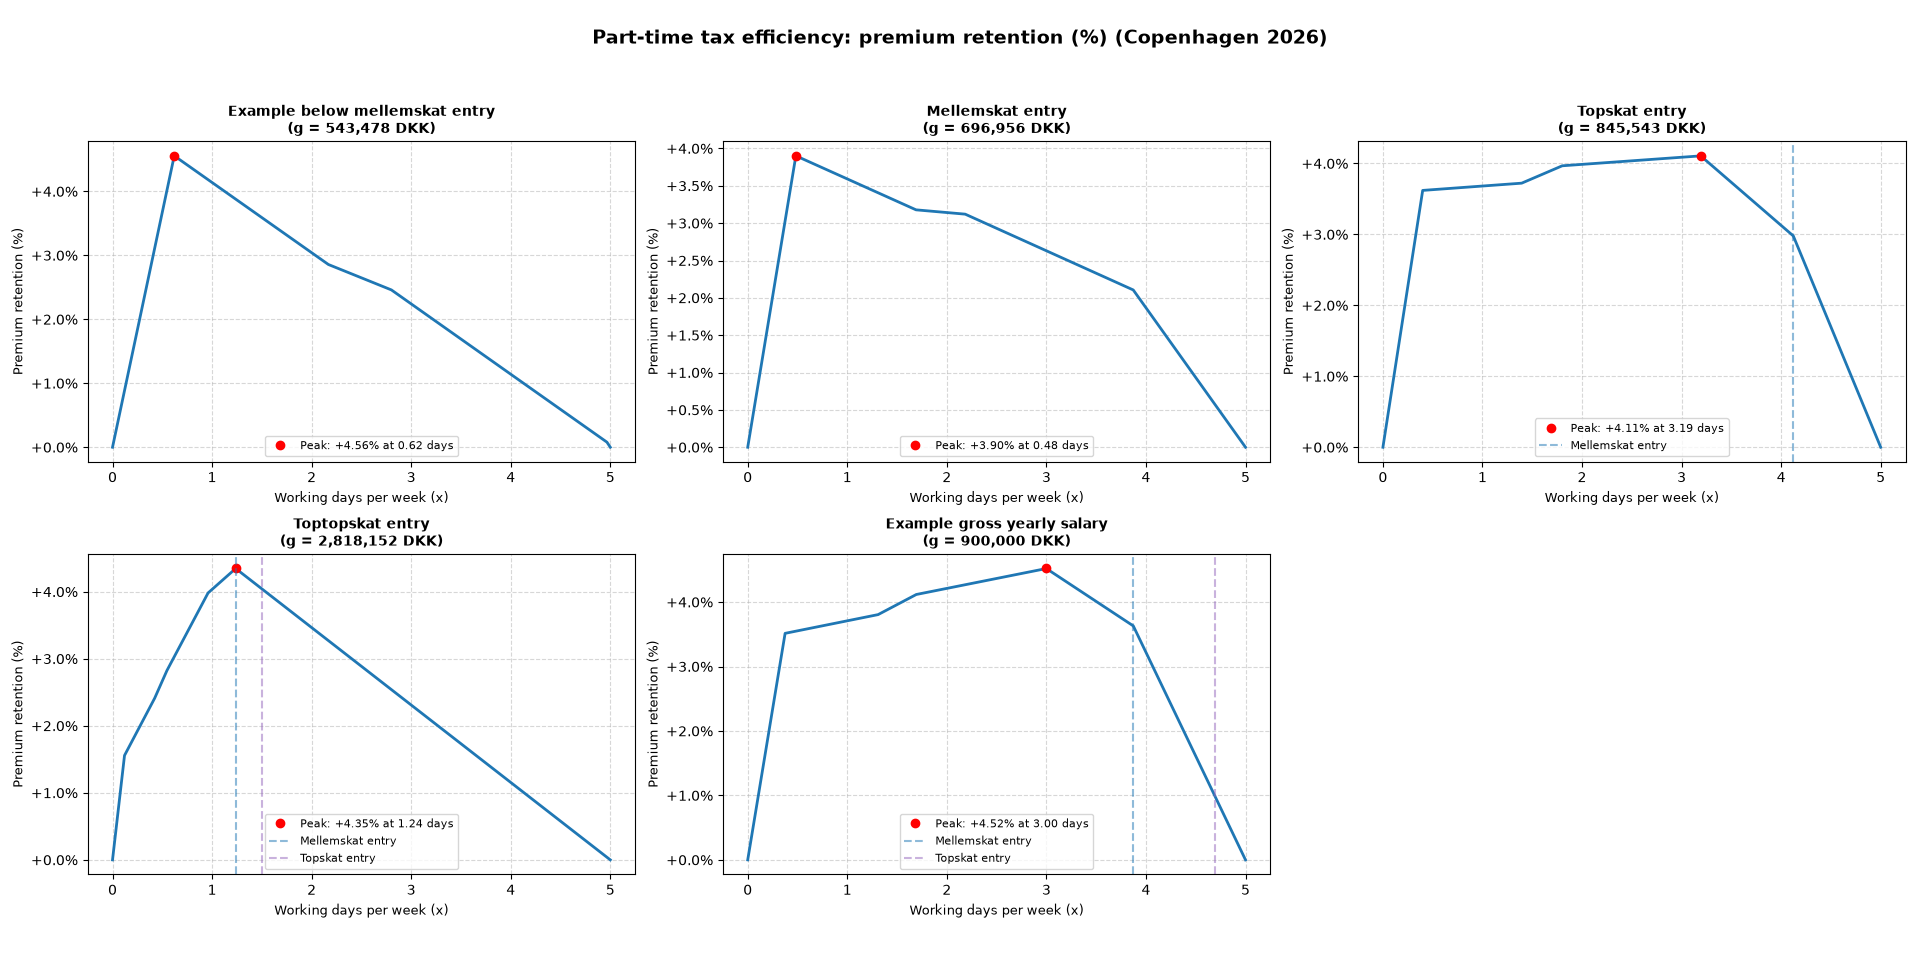

Generate this figure with Python:
import numpy as np
import matplotlib.pyplot as plt
from scipy.optimize import minimize_scalar

# =====================================================================
# Tax function
# =====================================================================

# Gets a gross amount and returns the net amount accounrding to 2026 SKAT rules (can be replaced with any tax function)
def skat(g):
    if g <= 0:
        return 0
        
    # 1. Labor Market Contribution (AM-bidrag)
    am_rate = 0.08  # 8% standard flat rate
    am_bidrag = g * am_rate
    salary_after_am = g - am_bidrag  # Key basis for individual taxes
    
    # 2. Automatically granted 2026 tax deductions (Fradrag)
    # Employment deduction (Beskæftigelsesfradrag): 12.75% capped at 63,300 DKK
    beskaeftigelses_fradrag = min(salary_after_am * 0.1275, 63_300)
    
    # Job deduction (Jobfradrag): 4.5% of salary exceeding 235,200 DKK, capped at 3,100 DKK
    job_fradrag = 0.0
    if g > 235_200:
        job_fradrag = min((g - 235_200) * 0.045, 3_100)
        
    # Personal Allowance (Personfradrag)
    person_fradrag = 54_100
    
    # Deductions lower taxable salary base but do NOT reduce AM-bidrag
    total_allowances = beskaeftigelses_fradrag + job_fradrag + person_fradrag
    taxable_salary = max(0.0, salary_after_am - total_allowances)
    
    # 3. Base Taxes (Bundskat & Municipal Tax)
    bundskat_rate = 0.1201  # 12.01%
    kommuneskat_rate = 0.2339  # 23.39% (2026 rate for Copenhagen)
    base_tax_rate = bundskat_rate + kommuneskat_rate
    
    total_tax = taxable_salary * base_tax_rate
    
    # 4. Progressive Reform Brackets (Calculated on salary_after_am)
    # Middle tax (Mellemskat): 7.5% on salary between 641,200 DKK and 777,900 DKK
    if salary_after_am > 641_200:
        mellemskat_taxable = min(salary_after_am, 777_900) - 641_200
        total_tax += mellemskat_taxable * 0.075
        
    # Top tax (Topskat): 7.5% on salary between 777,900 DKK and 2,592,700 DKK
    if salary_after_am > 777_900:
        topskat_taxable = min(salary_after_am, 2_592_700) - 777_900
        total_tax += topskat_taxable * 0.075
        
    # Top-Top tax (Toptopskat): 5.0% on salary exceeding 2,592,700 DKK
    if salary_after_am > 2_592_700:
        toptopskat_taxable = salary_after_am - 2_592_700
        total_tax += toptopskat_taxable * 0.05
        
    # Net salary
    net_amount = salary_after_am - total_tax
    return net_amount

# =====================================================================
# Analysis
# =====================================================================

# Gross yearly salary (DKK)
g = 900_000
# Net yearly salary (DKK)
n = skat(g)
# Number of working days per week [0,5]
x = 5

# Gross yearly salary retained taking into account part-time (absolute and percentual wrt full-time)
g_r = lambda x : x/5 * g
g_r_perc = lambda x: g_r(x) / g

# Net yearly salary retained taking into account part-time (absolute and percentual wrt full-time)
n_r = lambda x : skat(g_r(x))
n_r_perc = lambda x : n_r(x) / n

# Find x to maximize percentual premium retention defined as
p_r_perc = lambda x : n_r_perc(x) - g_r_perc(x)

res = minimize_scalar(
    lambda x: -p_r_perc(x),
    bounds=(0, 5),
    method='bounded'
)

x_opt = res.x
p_r_perc_max = p_r_perc(x_opt)

# Summary

print("(1 - n / g) * 100 (full-time tax rate) = " + str(round((1 - n / g) * 100, 2)) + " %")

print("x_opt = " + str(round(x_opt, 2)))
print("p_r_perc_max = n_r_perc(x_opt) - g_r_perc(x_opt) (optimal premium retention) = " + str(round(p_r_perc_max, 2)) + " %")

print("g_r(5) = " + str(round(g_r(5), 2)) + " DKK")
print("g_r_perc(5) = " + str(round(g_r_perc(5)*100, 2)) + " %")
print("n_r(5) = " + str(round(n_r(5), 2)) + " DKK")
print("n_r_perc(5) = " + str(round(n_r_perc(5)*100, 2)) + " %")

print("g_r(x_opt) = " + str(round(g_r(x_opt), 2)) + " DKK")
print("g_r_perc(x_opt) = " + str(round(g_r_perc(x_opt)*100, 0)) + " %")
print("n_r(x_opt) = " + str(round(n_r(x_opt), 2)) + " DKK")
print("n_r_perc(x_opt) = " + str(round(n_r_perc(x_opt)*100, 2)) + " %")

print("(1 - n_r(x_opt) / g_r(x_opt)) * 100 (optimal part-time tax rate) = " + str(round((1 - n_r(x_opt) / g_r(x_opt)) * 100, 2)) + " %")

print("(1 - n / g) * 100 - (1 - n_r(x_opt) / g_r(x_opt)) * 100 (difference between full-time tax rate and optimal part-time tax rate) = " + str(round(((1 - n / g) * 100) - ((1 - n_r(x_opt) / g_r(x_opt)) * 100), 2)) + " %")


# =====================================================================
# Plots
# =====================================================================

# Danish salary tax: gross vs. net salary (Copenhagen 2026)

# Expanded range of gross salary values to cross into the toptopskat bracket
gross_axis = np.linspace(0, 3_200_000, 2000)
net_values = np.array([skat(g) for g in gross_axis])

# Exact mathematical gross coordinates for the bracket entries
mellemskat_gross = 641_200 / 0.92
topskat_gross = 777_900 / 0.92
toptopskat_gross = 2_592_700 / 0.92

# Initialize the plot
plt.figure(figsize=(12, 7))

# Plot gross salary vs Net salary
plt.plot(gross_axis, net_values, label='Net salary (n)', color='#2ca02c', linewidth=2.5)

# Plot gross salary vs itself as a reference line (un-taxed salary baseline)
plt.plot(gross_axis, gross_axis, label='Gross salary (g) / Untaxed baseline', color='#d62728', linestyle='--', linewidth=1.5)

# Add visual indicators for the 2026 progressive bracket entries
plt.axvline(x=mellemskat_gross, color='#1f77b4', linestyle=':', alpha=0.7, label='Mellemskat bracket entry (~697k gross)')
plt.axvline(x=topskat_gross, color='#9467bd', linestyle=':', alpha=0.7, label='Topskat bracket entry (~845k gross)')
plt.axvline(x=toptopskat_gross, color='#e377c2', linestyle=':', alpha=0.7, label='Toptopskat bracket entry (~2.82M gross)')

# Text annotations displaying the exact percentage of taxes taken in each range (marginal tax rates)
plt.text(350_000, skat(350_000) + 120000, 'Tax: ~34.8%\n(Base taxes + AM-bidrag)', fontsize=9, color="#ff7f0e", weight='bold', ha='center')
plt.text(770_000, skat(770_000) + 120000, 'Tax: ~42.3%\n(mellemskat)', fontsize=9, color='#ff7f0e', weight='bold', ha='center')
plt.text(1_700_000, skat(1_700_000) + 120000, 'Tax: ~49.8%\n(topskat)', fontsize=9, color='#ff7f0e', weight='bold', ha='center')
plt.text(2_950_000, skat(2_950_000) + 120000, 'Tax: ~54.8%\n(toptopskat)', fontsize=9, color='#ff7f0e', weight='bold', ha='center')

# Aesthetics and formatting
plt.title('Danish salary tax: gross vs. net salary (Copenhagen 2026)', fontsize=14, fontweight='bold', pad=15)
plt.xlabel('Gross yearly salary (DKK)', fontsize=12)
plt.ylabel('Net yearly salary (DKK)', fontsize=12)

# Format axes numbers with commas for thousands
plt.gca().get_xaxis().set_major_formatter(plt.FuncFormatter(lambda x, loc: f"{int(x):,}"))
plt.gca().get_yaxis().set_major_formatter(plt.FuncFormatter(lambda y, loc: f"{int(y):,}"))

plt.grid(True, linestyle='--', alpha=0.5)
plt.legend(loc='upper left', fontsize=10)
plt.tight_layout()

# Render the plot
plt.show()

# Part-time tax efficiency: premium retention (%) (Copenhagen 2026)

# Define relevant gross salary bands to analyze, mapping the entry and ceiling of each bracket
salary_bands = {
    'Example below mellemskat entry': 500_000 / 0.92,
    'Mellemskat entry': 641_200 / 0.92,
    'Topskat entry': 777_900 / 0.92,
    'Toptopskat entry': 2_592_700 / 0.92,
    'Example gross yearly salary': g,
}

# Setup a 2x3 subplot layout grid window to fit all 5 plots cleanly
fig, axes = plt.subplots(2, 3, figsize=(20, 10))
axes = axes.flatten()

# Sample range of working days from 0 to 5
days_axis = np.linspace(0, 5, 10000)

# Iterate across each individual salary band boundary to build the matrix
for idx, (title, g_val) in enumerate(salary_bands.items()):
    
    # Temporarily override the existing global variables for the current loop iteration
    g = g_val
    n = skat(g)
    
    # Map out percentual premium curve vector using the existing p_r_perc function
    p_r_perc_values = np.array([p_r_perc(val) * 100 for val in days_axis])
    
    # Find x to maximize percentual premium retention
    res = minimize_scalar(
        lambda x: -p_r_perc(x),
        bounds=(0, 5),
        method='bounded'
    )

    x_opt = res.x
    p_r_perc_max = p_r_perc(x_opt) * 100
    
    # Plot array data
    ax = axes[idx]
    ax.plot(days_axis, p_r_perc_values, color='#1f77b4', linewidth=2)
    
    # Add peak value indicator markers
    ax.plot(x_opt, p_r_perc_max, 'ro', label=f'Peak: {p_r_perc_max:+.2f}% at {x_opt:.2f} days')
    
    # Calculate relevant tax bracket limits transitioned into working day coordinates
    # g : 5 = band_entry / 0.92 : x
    # x = 5 * (band_entry / 0.92 / g)
    mellemskat_entry_x = 5 * (641_200 / 0.92 / g) 
    topskat_entry_x = 5 * (777_900 / 0.92 / g)
    toptopskat_entry_x = 5 * (2_592_700 / 0.92 / g)
   
    # Plot bracket entry lines consistently if they fall within the current part-time week frame (0 < x < 5)
    if 0 < mellemskat_entry_x < 5:
        ax.axvline(x=mellemskat_entry_x, color='#1f77b4', linestyle='--', alpha=0.5, label='Mellemskat entry')
        
    if 0 < topskat_entry_x < 5:
        ax.axvline(x=topskat_entry_x, color='#9467bd', linestyle='--', alpha=0.5, label='Topskat entry')
        
    if 0 < toptopskat_entry_x < 5:
        ax.axvline(x=toptopskat_entry_x, color='#e377c2', linestyle='--', alpha=0.5, label='Toptopskat entry')

    # Context styling and metadata matching formatting choices
    ax.set_title(f"{title}\n(g = {int(g_val):,} DKK)", fontsize=10, fontweight='bold')
    ax.set_xlabel('Working days per week (x)', fontsize=9)
    ax.set_ylabel('Premium retention (%)', fontsize=9)
    ax.yaxis.set_major_formatter(plt.FuncFormatter(lambda y, loc: f"{y:+.1f}%"))
    ax.grid(True, linestyle='--', alpha=0.5)
    ax.legend(loc='lower center', fontsize=8)

# Hide the unused 6th subplot axis in the 2x3 grid layout frame
axes[-1].axis('off')

# Universal aesthetics configuration
plt.suptitle('Part-time tax efficiency: premium retention (%) (Copenhagen 2026)', fontsize=14, fontweight='bold', y=0.97)
plt.tight_layout(rect=[0, 0.03, 1, 0.94])

# Render the layout grid window
plt.show()

# Minimum working days per week maximizing premium retention (Copenhagen 2026)

# Sample gross yearly salaries across the relevant range
gross_salary_axis = np.linspace(120_000, 3_200_000, 5000)

# Allocate vector storing the optimal number of working days per week
x_opt_values = []

# Iterate through each gross salary and identify the optimal part-time schedule
for g in gross_salary_axis:

    # Skip the undefined zero salary case
    if g <= 0:
        x_opt_values.append(0)
        continue

    # Recompute full-time net salary
    n = skat(g)

    # Find x to maximize percentual premium retention
    res = minimize_scalar(
        lambda x: -p_r_perc(x),
        bounds=(0, 5),
        method='bounded',
        options={'xatol':1e-16}
    )

    x_opt = res.x

    # Store result
    x_opt_values.append(x_opt)

# Initialize the plot
plt.figure(figsize=(12, 7))

# Plot optimal working days per week
plt.plot(gross_salary_axis, x_opt_values, color='#1f77b4', linewidth=2.5)

# Add visual indicators for the 2026 progressive bracket entries
plt.axvline(x=mellemskat_gross, color='#1f77b4', linestyle=':', alpha=0.7, label='Mellemskat bracket entry (~697k gross)')
plt.axvline(x=topskat_gross, color='#9467bd', linestyle=':', alpha=0.7, label='Topskat bracket entry (~845k gross)')
plt.axvline(x=toptopskat_gross, color='#e377c2', linestyle=':', alpha=0.7, label='Toptopskat bracket entry (~2.82M gross)')

# Aesthetics and formatting
plt.title('Minimum working days per week maximizing premium retention (Copenhagen 2026)', fontsize=14, fontweight='bold', pad=15)
plt.xlabel('Gross yearly salary (DKK)', fontsize=12)
plt.ylabel('Minimum working days per week ($x_{opt}$)', fontsize=12)

# Format axes numbers with commas for thousands
plt.gca().get_xaxis().set_major_formatter(plt.FuncFormatter(lambda x, loc: f"{int(x):,}"))
plt.yticks(np.arange(0, 5.5, 0.5))

plt.grid(True, linestyle='--', alpha=0.5)
plt.legend(loc='lower left', fontsize=10)
plt.tight_layout()

# Render the plot
plt.show()
